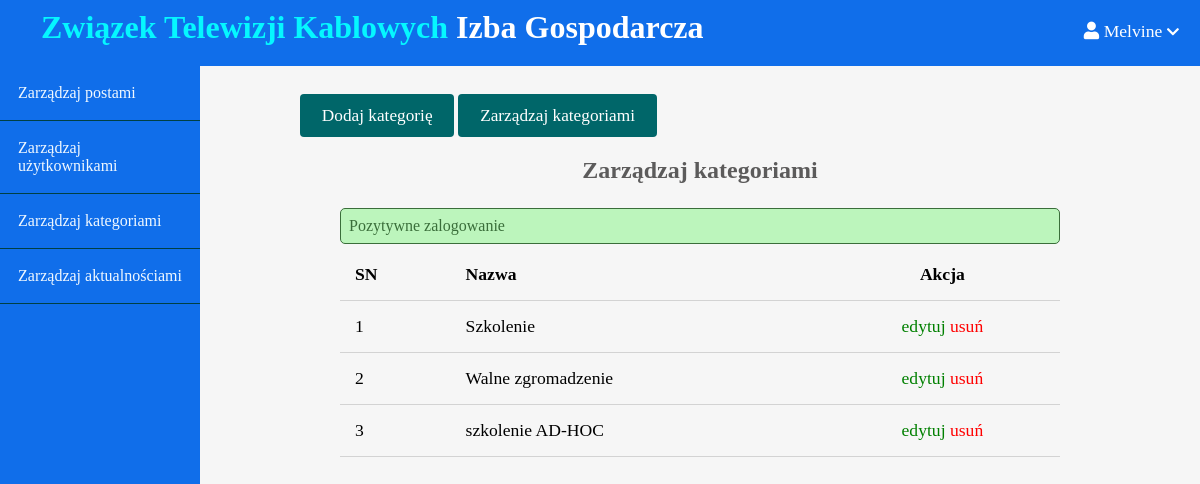
/admin/topics/index.php (signed in), run on the app's committed database.
### tables this page shows
CREATE TABLE `topics` (
  `id` int(11) NOT NULL,
  `name` varchar(100) NOT NULL,
  `description` text NOT NULL
);

### app/controllers/topics.php (called while the page is built, shortened)
<?php
include(ROOT_PATH . "/app/database/db.php");
$table = 'topics';
$topics = selectAll($table);

### app/database/db.php (called while the page is built, shortened)
<?php
require('connect.php');
function selectAll($table, $conditions = [])
{
    global $conn;
    $sql = "SELECT * FROM $table  ";
    if (empty($conditions)) {
        $stmt = $conn->prepare($sql);
        $stmt->execute();
        $records = $stmt->get_result()->fetch_all(MYSQLI_ASSOC);
        return $records;
    }
}

### admin/topics/index.php (the view, shortened to what this page needs)
<?php include(ROOT_PATH . "/app/controllers/topics.php");
?>
<!DOCTYPE html>
<html lang="pl">
    <head>
        <link rel="stylesheet"
            href="https://use.fontawesome.com/releases/v5.7.2/css/all.css"
>
        <link rel="stylesheet" href="../../assets/css/b-style.css">
        <link rel="stylesheet" href="../../assets/css/admin.css">
    </head>
    <body>
    <?php include(ROOT_PATH . "/app/includes/adminHeader.php"); ?>
        <div class="admin-wrapper">
        <?php include(ROOT_PATH . "/app/includes/adminSidebar.php"); ?>
            <div class="admin-content">
                <div class="button-group">
                    <a href="create.php" class="btn btn-big">Dodaj kategorię</a>
                    <a href="index.php" class="btn btn-big">Zarządzaj kategoriami</a>
                </div>
                <div class="content">
                    <h2 class="page-title">Zarządzaj kategoriami</h2>
                    <?php include(ROOT_PATH . "/app/includes/messages.php"); ?>
                    <table>
                        <thead>
                            <th>SN</th>
                            <th>Nazwa</th>
                            <th style="text-align:center" colspan="2">Akcja</th>
                        </thead>
                        <tbody>
                            <?php foreach ($topics as $key => $topic): ?>
                               <tr>
                                    <td><?php echo $key + 1; ?></td>
                                    <td><?php echo $topic['name']; ?></td>
                                    <td style="text-align:center">
                                        <a href="edit.php?id=<?php echo $topic['id']; ?>" class="edit">edytuj</a>
                                        <a href="index.php?del_id=<?php echo $topic['id']; ?>" class="delete">usuń</a>
                                    </td>
                                </tr>
                            <?php endforeach; ?>
                        </tbody>
                    </table>
                </div>
            </div>
        </div>
    </body>
</html>

### assets/css/b-style.css (style rules this page uses)
* { box-sizing: border-box; }
html, body { height: 100%; padding: 0px; margin: 0px; background: #f6f6f6; font-family: "Lora", serif; }
h1, h2, h3, h4, h5, h6 { font-family: "Candal", serif; color: #5c5b5b; margin: 5px; }
a { text-decoration: none; color: inherit; }
.btn { padding: 0.5rem 1rem; background: #006669; color: white; border: 1px solid transparent; border-radius: 0.25rem; font-size: 1.08em; font-family: "Lora", serif; }
.btn-big { padding: 0.7rem 1.3rem; line-height: 1.3rem; }
.content { width: 90%; margin: 30px auto 30px; }

### assets/css/admin.css (style rules this page uses)
.admin-wrapper { display: flex; height: calc(100% - 66px); }
.admin-wrapper .admin-content { flex: 8; height: 100%; padding: 40px 100px 100px; overflow-y: scroll; }
.admin-content .page-title { text-align: center; margin-bottom: 1.5rem; }
table { width: 100%; border-collapse: collapse; font-size: 1.1rem; }
th, td { padding: 15px; text-align: left; border-bottom: 1px solid #d3d3d3; }
.edit { color: green; }
.delete { color: red; }

### data on the page
topics: name "Szkolenie"
topics: name "Walne zgromadzenie"
topics: name "szkolenie AD-HOC"

### other printed values
$_SESSION['username'] "Melvine"
$_SESSION['message'] "Pozytywne zalogowanie"
